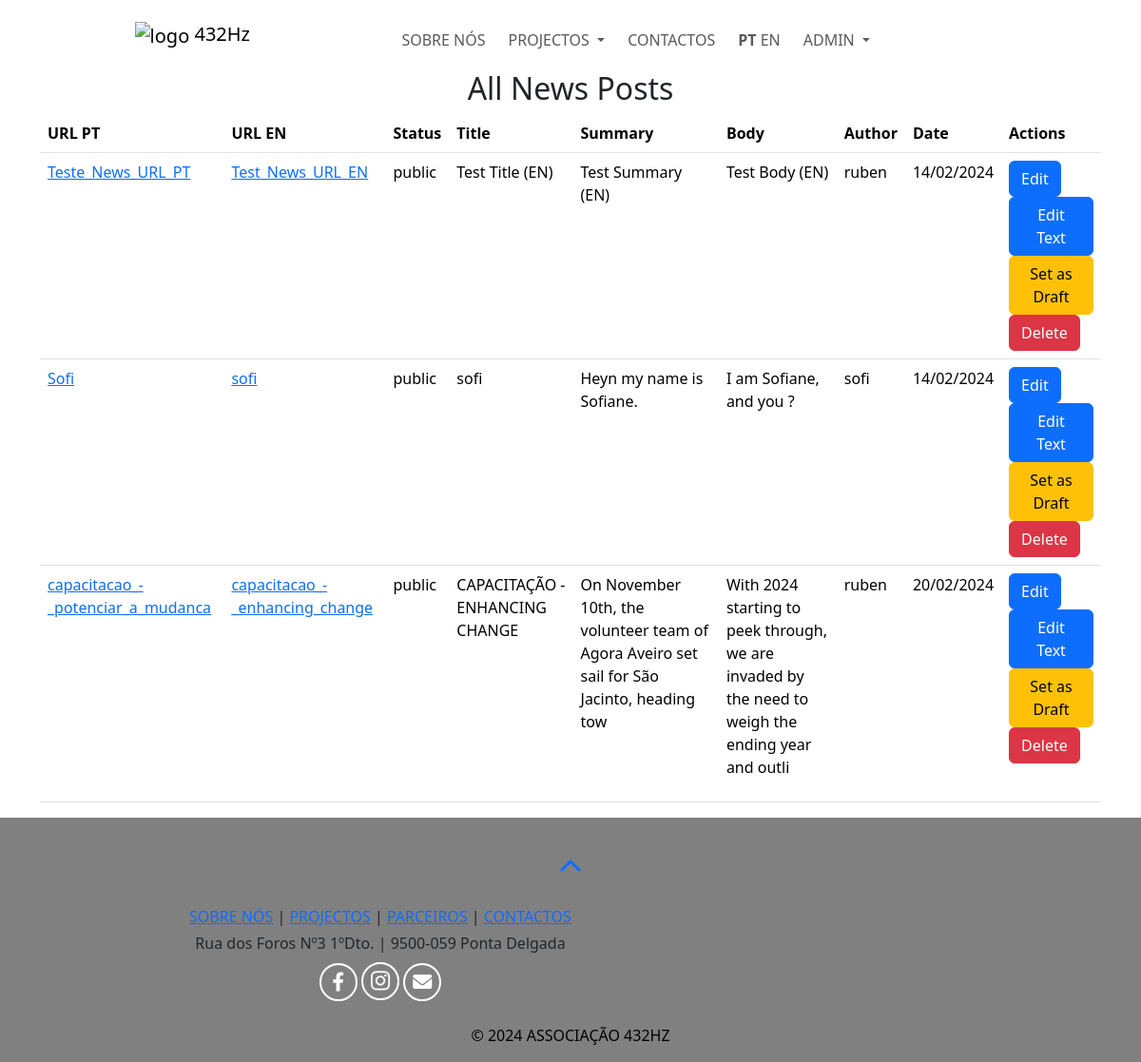
The app's page /news_dashboard (signed in) with its own data.
### web432/models.py (models this page shows)
class News(db.Model):
    id = db.Column(db.Integer, primary_key=True)
    news_url_en = db.Column(db.String(255), unique=True, nullable=False)
    news_url_pt = db.Column(db.String(255), unique=True, nullable=False)
    status = db.Column(db.String(20), default='draft')
    title_en = db.Column(db.String(255), unique=True, nullable=False)
    title_pt = db.Column(db.String(255), unique=True, nullable=False)
    summary_en = db.Column(db.Text, nullable=False)
    summary_pt = db.Column(db.Text, nullable=False)
    body_en = db.Column(db.Text, nullable=False)
    body_pt = db.Column(db.Text, nullable=False)
    author = db.Column(db.String(80), nullable=False)
    cover = db.Column(db.String(200), nullable=True)
    photos = db.Column(db.String(2000), nullable=True)
    photographers = db.Column(db.String(255), nullable=True)
    category = db.Column(db.String(50), nullable=False)
    date = db.Column(db.DateTime, nullable=False)
    date_created = db.Column(db.DateTime, default=datetime.utcnow, nullable=False)

### web432/views.py (the view)
    @app.route("/news_dashboard", methods=["GET"])
    @login_required
    def news_dashboard():
        all_news = News.query.all()
        return render_template('news_dashboard.html', news_posts=all_news)

### web432/__init__.py (called while the page is built)
def get_locale():
    return session.get('lang', 'pt')

### web432/templates/news_dashboard.html (shortened to what this page needs)
{% extends "layout.html" %}
{% block pagecss %}
    <link rel="stylesheet" href="/static/stylesheets/dashboard.css">
{% endblock %}
{% block main %}
<div class="container">
    <h2 class="text-center">All News Posts</h2>
    <table class="table">
        <thead>
            <tr>
                <th>URL PT</th>
                <th>URL EN</th>
                <th>Status</th>
                <th>Title</th>
                <th>Summary</th>
                <th>Body</th>
                <th>Author</th>
                <th>Date</th>
                <th>Actions</th>
            </tr>
        </thead>
        <tbody>
            {% for post in news_posts %}
                <tr>
                    <td><a href="{{ url_for('news_url', news_url=post.news_url_pt) }}">{{ post.news_url_pt }}</a></td>
                    <td><a href="{{ url_for('news_url', news_url=post.news_url_en) }}">{{ post.news_url_en }}</a></td>
                    <td>{{ post.status }}</td>
                    <td>{{ post.title_en }}</td>
                    <td>{{ post.summary_en[:100] | safe }}</td>
                    <td>{{ post.body_en[:100] | safe }}</td>
                    <td>{{ post.author }}</td>
                    <td>{{ post.date.strftime('%d/%m/%Y') }}</td>
                    <td>
                        <a href="{{ url_for('edit_news', news_id=post.id) }}" class="btn btn-primary">Edit</a>
                        <a href="{{ url_for('edit_news_text', news_id=post.id) }}" class="btn btn-primary">Edit Text</a>
                        {% if post.status == 'public' %}
                            <a href="{{ url_for('change_status', news_id=post.id, new_status='draft') }}" class="btn btn-warning">Set as Draft</a>
                        {% else %}
                            <a href="{{ url_for('change_status', news_id=post.id, new_status='public') }}" class="btn btn-success">Publish</a>
                        {% endif %}
                        <a href="{{ url_for('delete_news', news_id=post.id) }}" class="btn btn-danger">Delete</a>
                    </td>
                </tr>
            {% endfor %}
        </tbody>
    </table>
</div>
{% endblock %}

### web432/static/stylesheets/global.css (style rules this page uses)
* { padding: 0; margin: 0; box-sizing: border-box; }

### records on screen
News: news_url_pt "Teste_News_URL_PT", news_url_en "Test_News_URL_EN", status "public", title_en "Test Title (EN)", summary_en "Test Summary (EN)", body_en "Test Body (EN)", author "ruben", date "14/02/2024"
News: news_url_pt "Sofi", news_url_en "sofi", status "public", title_en "sofi", summary_en "Heyn my name is Sofiane.", body_en "I am Sofiane, and you ?", author "sofi", date "14/02/2024"
News: news_url_pt "capacitacao_-_potenciar_a_mudanca", news_url_en "capacitacao_-_enhancing_change", status "public", title_en "CAPACITAÇÃO - ENHANCING CHANGE", summary_en "On November 10th, the volunteer team of Agora Aveiro set sail for São Jacinto, heading tow", body_en "With 2024 starting to peek through, we are invaded by the need to weigh the ending year and outli", author "ruben", date "20/02/2024"
